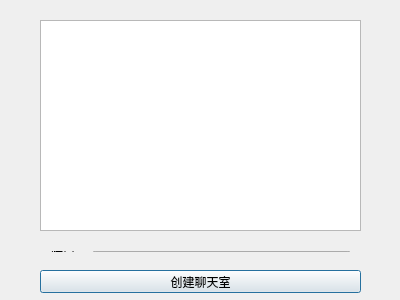
<?xml version="1.0" encoding="UTF-8"?>
<ui version="4.0">
 <class>TcpServer</class>
 <widget class="QDialog" name="TcpServer">
  <property name="geometry">
   <rect>
    <x>0</x>
    <y>0</y>
    <width>400</width>
    <height>300</height>
   </rect>
  </property>
  <property name="windowTitle">
   <string>TcpServer</string>
  </property>
  <widget class="QListWidget" name="listWidget">
   <property name="geometry">
    <rect>
     <x>40</x>
     <y>20</y>
     <width>321</width>
     <height>211</height>
    </rect>
   </property>
  </widget>
  <widget class="QPushButton" name="pushButton">
   <property name="geometry">
    <rect>
     <x>40</x>
     <y>270</y>
     <width>321</width>
     <height>23</height>
    </rect>
   </property>
   <property name="text">
    <string>创建聊天室</string>
   </property>
  </widget>
  <widget class="QWidget" name="">
   <property name="geometry">
    <rect>
     <x>40</x>
     <y>240</y>
     <width>321</width>
     <height>23</height>
    </rect>
   </property>
   <layout class="QHBoxLayout" name="horizontalLayout">
    <item>
     <widget class="QLabel" name="label">
      <property name="text">
       <string>端口：</string>
      </property>
      <property name="buddy">
       <cstring>lineEdit</cstring>
      </property>
     </widget>
    </item>
    <item>
     <widget class="QLineEdit" name="lineEdit"/>
    </item>
   </layout>
  </widget>
 </widget>
 <layoutdefault spacing="6" margin="11"/>
 <resources/>
 <connections/>
</ui>
